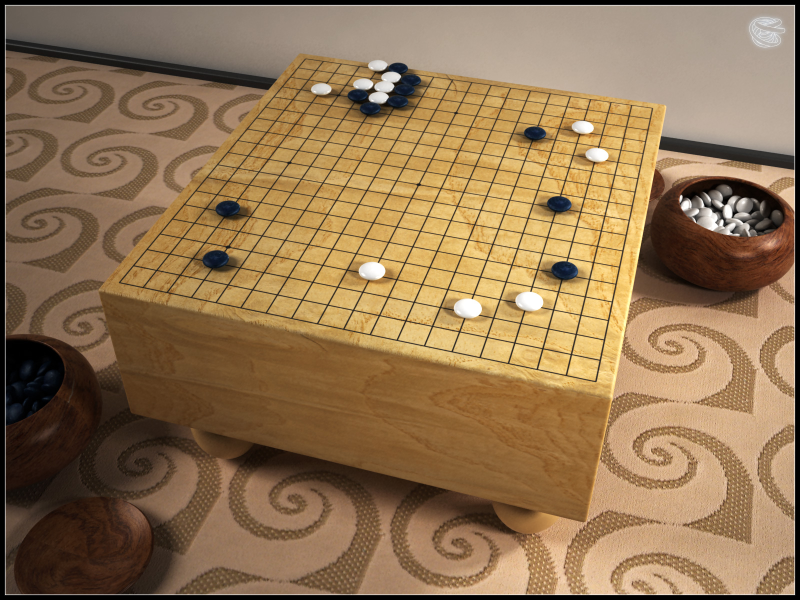
#> input picture gob1.jpg, 1600 x 1200 px (shown at 1/2 size)
$ jupyter execute --allow-errors autokifu-dbg.ipynb   (shell and % lines are left out)   (Python 2 division)   (older library calls are emulated)
#> lines starting #> are read from the running program, lines starting #| are printed output that depends on the picture; after the words box and inside, x2 and y2 are one past the last pixel; in counts of white or black regions, pixels touching at a corner belong together
#> further down, img is the input picture: shape (1200, 1600, 3); mean B, G, R 82, 116.3, 145.2
[cell 1]
import numpy as np
import cv2
from matplotlib import pyplot as plt
import inspect

DEBUGPLOT = 1
def dplt(image):
    if not DEBUGPLOT: return
    print inspect.stack()[1]
    plt.imshow(image, cmap = 'gray', interpolation = 'bicubic')
    plt.xticks([]), plt.yticks([])  # to hide tick values on X and Y axis
    plt.show()

[cell 2]
import cv2
import numpy as np
import numpy.linalg as lin

# todo: clean up data structures
# i think right now there are too many of them

# todo:
# parametrize: GBkernel, SEkernel
def preprocess(image):
    gbkernel = 9
    blur = cv2.GaussianBlur(image,(gbkernel,gbkernel),0)
    gray = cv2.cvtColor(blur,cv2.COLOR_BGR2GRAY)
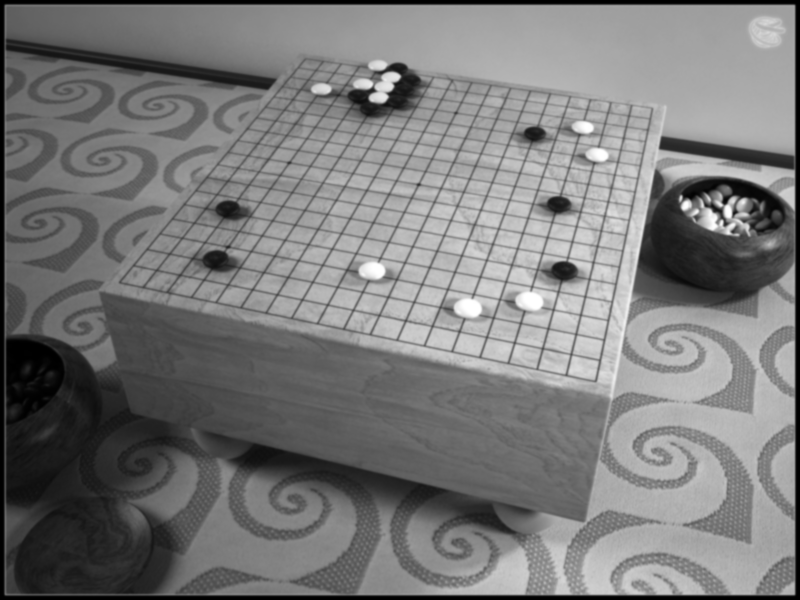
#> gray: shape (1200, 1600) (shown at 1/2 size); min 0, max 255, mean 121.1

    kernel = cv2.getStructuringElement(cv2.MORPH_ELLIPSE,(11,11))
    close = cv2.morphologyEx(gray,cv2.MORPH_CLOSE,kernel)
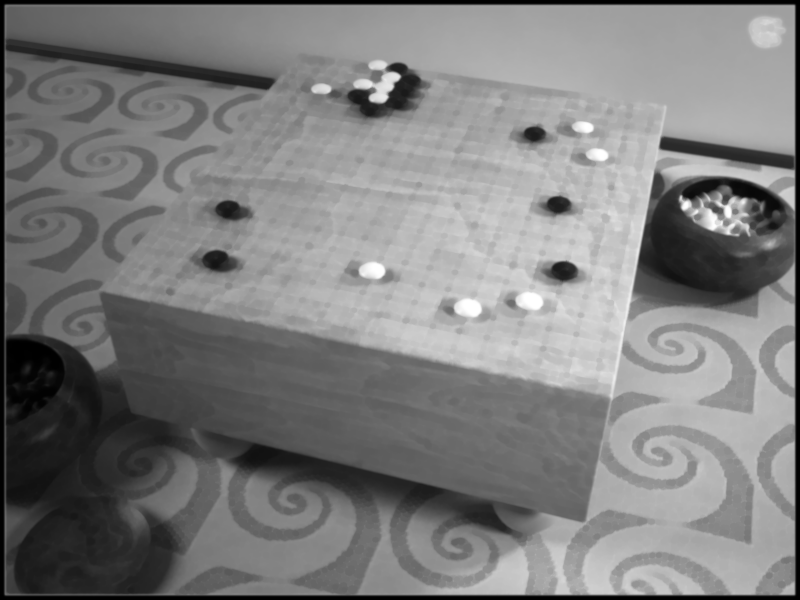
#> close: shape (1200, 1600) (shown at 1/2 size); min 0, max 255, mean 125.5
    #div = np.float32(gray)/(close)
    res = np.uint8(cv2.normalize(gray,gray,0,255,cv2.NORM_MINMAX))

    dplt(res)
    return res

def HoughLinesMask(lines, shape):
    from math import cos, sin
    linebuff = np.zeros(shape,np.uint8)
    for l in lines[0]:
        rho = l[0]
        theta = l[1]
        a = cos(theta)
        b = sin(theta)
        x0 = a*rho
        y0 = b*rho;
        pt1 = (int(x0 + 2000*(-b)), int(y0 + 2000*(a)))
        pt2 = (int(x0 - 2000*(-b)), int(y0 - 2000*(a)))
        cv2.line(linebuff, pt1, pt2, (255,255,255),1)
    return linebuff

# todo:
# what needs to be parametrized here?
# maybe tidy up datatypes (e.g. corners)?
# sort Corners lexicographically + update transformView accordingly
def findGobanCorners(image):
    mask = np.zeros((image.shape),np.uint8)
    thresh = cv2.adaptiveThreshold(image,255,0,1,19,2)
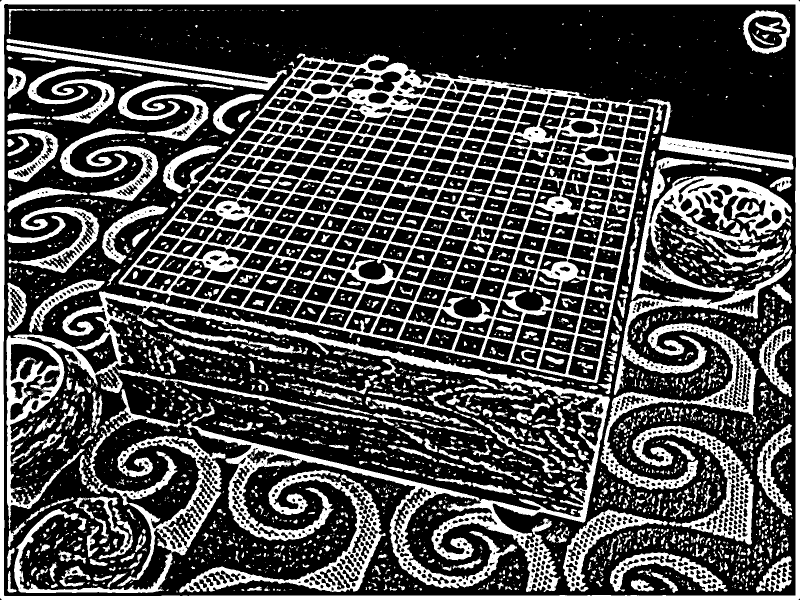
#> thresh: shape (1200, 1600) (shown at 1/2 size); 30.5% white; 2939 white regions (1733 under 20 px)
    dplt(thresh) # threshold

    contour,hier = cv2.findContours(thresh,cv2.RETR_TREE,cv2.CHAIN_APPROX_SIMPLE)
#> contour = 4419 contours, 2601 with area under 20; largest, box (x1, y1, x2, y2) and area: (0, 0, 1600, 1200) 1917179, (6, 7, 1593, 1193) 1873718, (13, 107, 1308, 1184) 538774, (1228, 315, 1584, 790) 37947, (28, 871, 451, 1186) 22308

    best_cnt = max(contour, key=lambda c: cv2.contourArea(c))
#> best_cnt = contour of 16 points, box (x1, y1, x2, y2) (0, 0, 1600, 1200), area 1917179

    cv2.drawContours(mask,[best_cnt],0,255,-1)
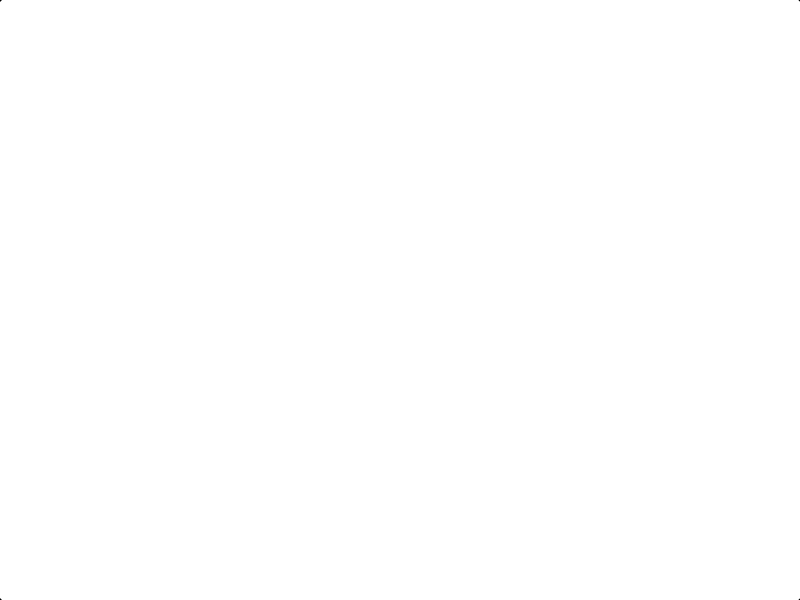
#> mask: shape (1200, 1600) (shown at 1/2 size); 100% white; black in thin lines or dots
    #cv2.drawContours(mask,[best_cnt],0,0,2)
    dplt(mask) # contours
    res = cv2.bitwise_and(image,mask)

    edges = cv2.Canny(res, 50, 100)
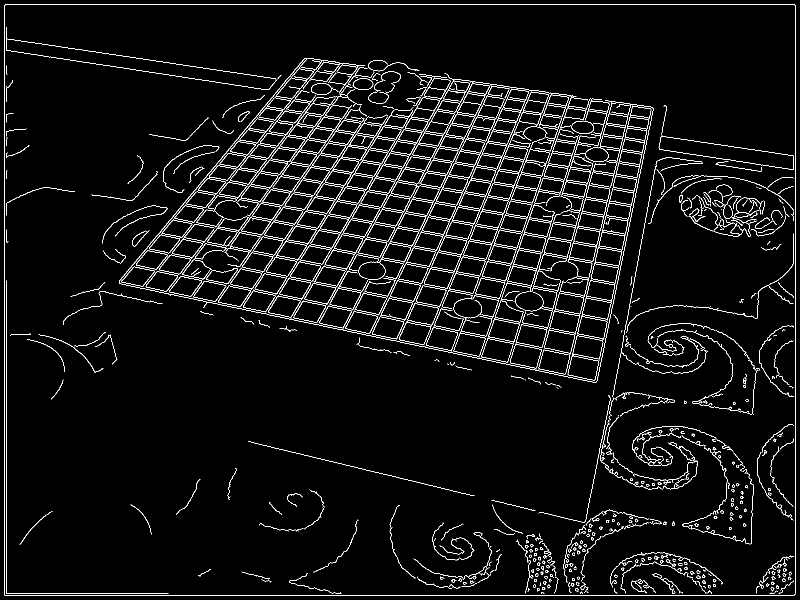
#> edges: shape (1200, 1600) (shown at 1/2 size); 4.3% white in thin lines or dots
    dplt(edges) # canny
    lines = cv2.HoughLines(edges, 1, np.pi/(360), 200)
#> lines = 177 rows, first 8: [9, 1.57], [1190, 1.57], [1590, 0], [12, 0], [8, 0], [465, 1.77], [469, 1.77], [74, 1.72]
    dplt(HoughLinesMask(lines,image.shape))
#> the loop in HoughLinesMask, `for l in lines[0]:` made 1 pass
#> (rho, theta, a, b, x0, y0, pt1, pt2) on pass 1: (9, 1.57, -4.37e-08, 1, -3.93e-07, 9, (-2000, 8), (1999, 9))
#> after the loop in HoughLinesMask, `for l in lines[0]:`:
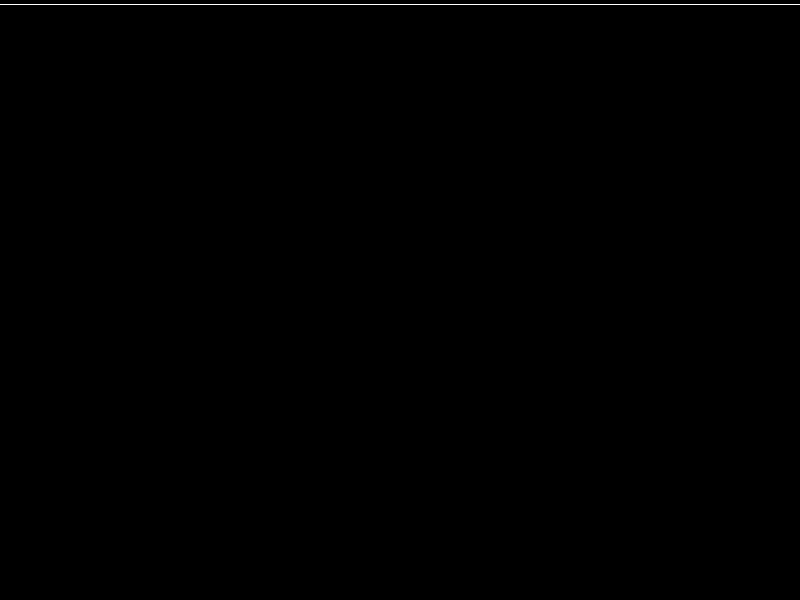
#> linebuff: shape (1200, 1600) (shown at 1/2 size); 0.08% white in thin lines or dots, all inside (x1, y1, x2, y2) = (0, 8, 1600, 10)

    lines = lines[0]
#> lines = [[9, 1.57]]
    m,n = mask.shape
#> m = 1200; n = 1600

    Z = np.float32(lines)
#> Z = [[9, 1.57]]
    criteria = (cv2.TERM_CRITERIA_EPS + cv2.TERM_CRITERIA_MAX_ITER, 10, 1.0)
#> criteria = (3, 10, 1)
    ret,label,center=cv2.kmeans(Z,4, (cv2.TERM_CRITERIA_EPS, 30, 0.1), 10, 0)

    rs = []
    ts = []
    for n in range(0,4):
        rs.append(center[n:(n+1)][0][0])
        ts.append(center[n:(n+1)][0][1])

    corners = []
    height, width = image.shape[:2]
    for i in range(0,4):
        for j in range(i,4):
            if i != j:
                mat = np.matrix([[np.cos(ts[i]), np.sin(ts[i])],[np.cos(ts[j]), np.sin(ts[j])]])
                rhs = np.matrix([[rs[i]],[rs[j]]])
                cornerCandidate = np.linalg.solve(mat,rhs)
                if (cornerCandidate[0] > 0) and (cornerCandidate[0] < width) and (cornerCandidate[1] > 0) and (cornerCandidate[1] < height):
                    corners.append(cornerCandidate)

    """
    # Plot borders and corners
    image =  cv2.cvtColor(image, cv2.COLOR_GRAY2RGB)
    for (rho, theta) in center:
        x0 = np.cos(theta)*rho
        y0 = np.sin(theta)*rho
        pt1 = ( int(x0 + (m+n)*(-np.sin(theta))), int(y0 + (m+n)*np.cos(theta)) )
        pt2 = ( int(x0 - (m+n)*(-np.sin(theta))), int(y0 - (m+n)*np.cos(theta)) )
        cv2.line(image, pt1, pt2, (0,0,255), 10)

    for n in range(0,4):
        cv2.circle(image,(corners[n][0], corners[n][1]),20,(255,0,0),10)
    """

    return corners


# todo:
# parametrize: output image size
# tidy up matrix datatypes?
# apply sorting from findGobanCorners
# [144 lines left out: functions transformView, detectIntersections, computeIntersections, verticalClosing, horizontalClosing, scanGoban, not called in this run]

[cell 3]
img = cv2.imread('gob1.jpg',1)
pp = preprocess(img)
#> (the rest of this cell did not finish here and is left out)
